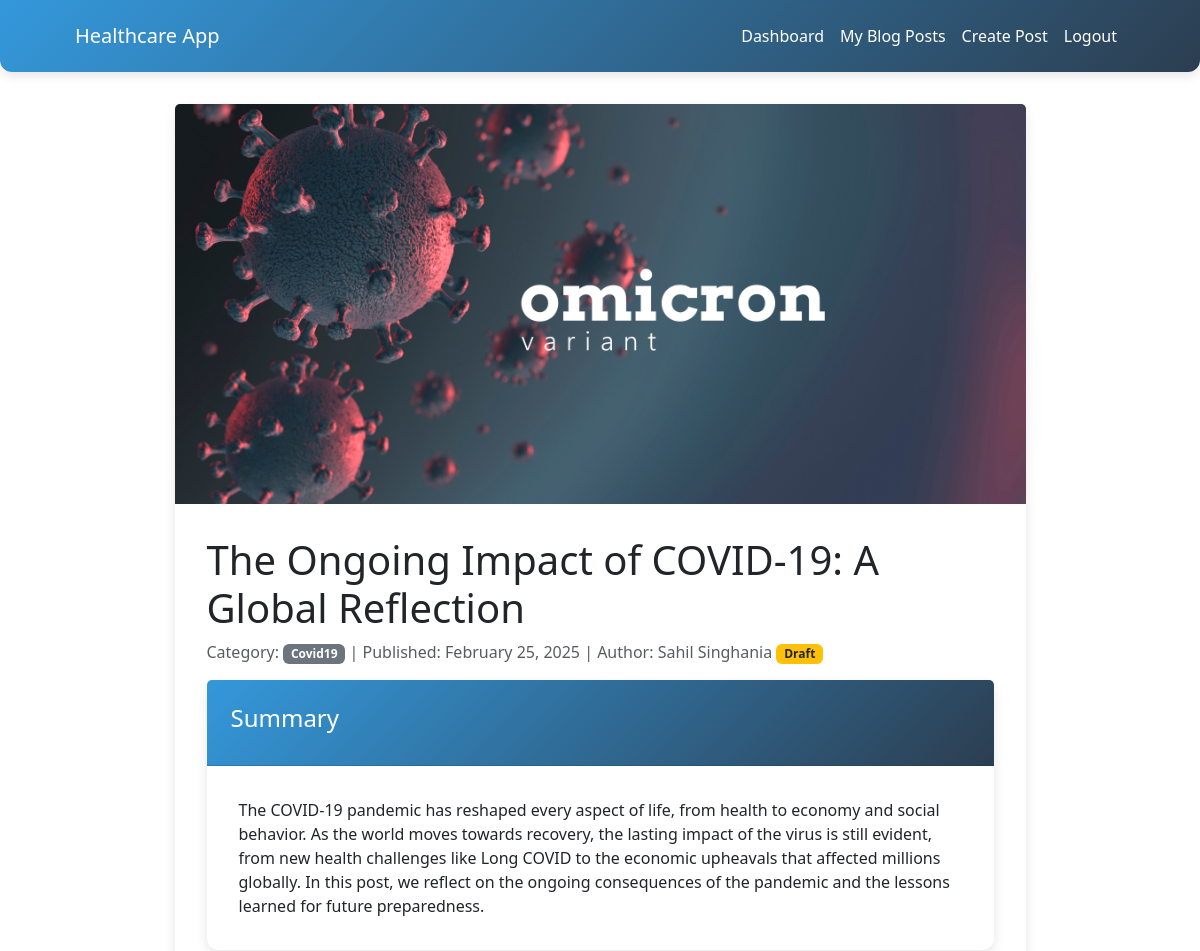
/blog/view/2/ (signed in, upper part), run on an earlier commit of the app's database.
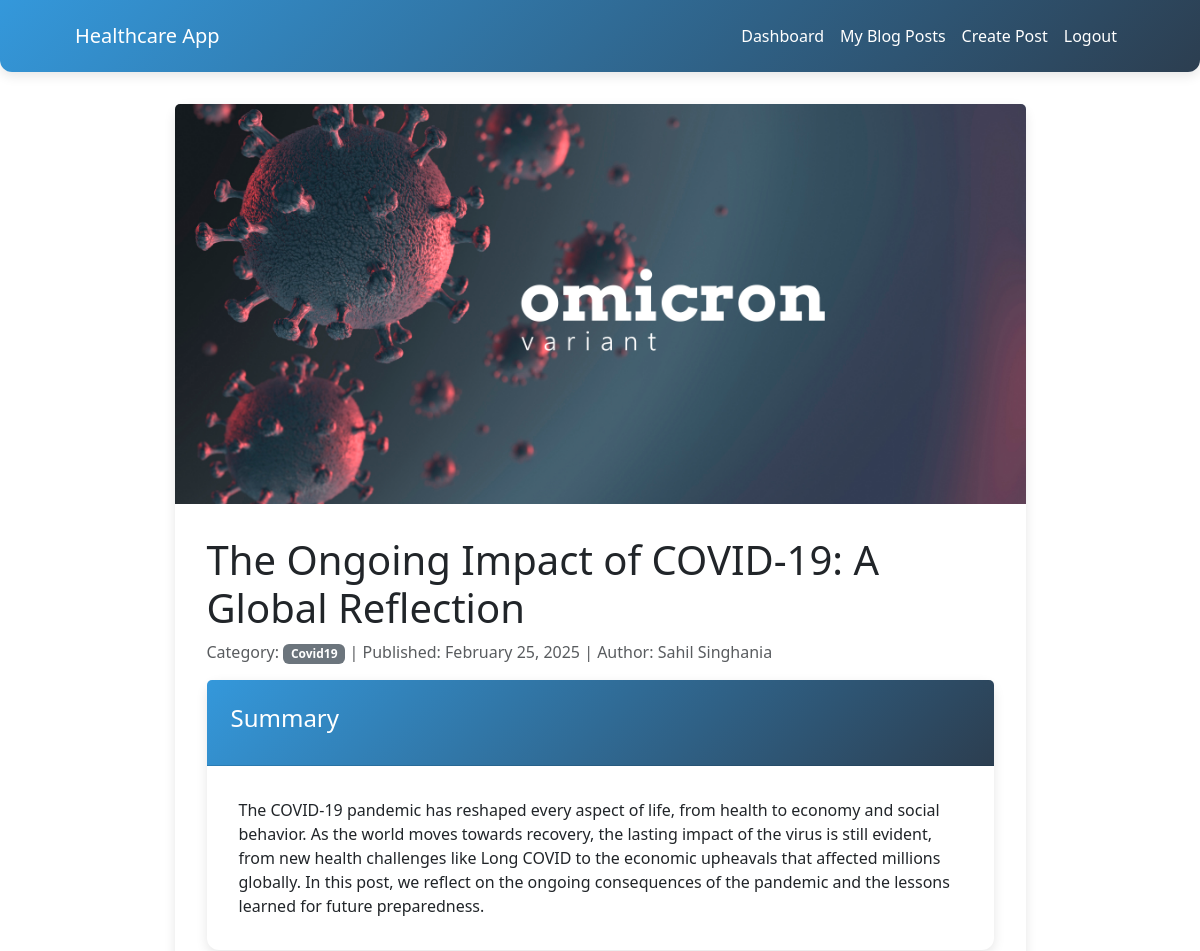
And on a later commit of the database.
### blog/views.py (the view)
# urls.py: path('view/<int:post_id>/', views.view_blog_post, name='view_blog_post'),
@login_required
def view_blog_post(request, post_id):
    post = get_object_or_404(BlogPost, id=post_id)
    if post.is_draft and post.author != request.user:
        return redirect('blog_list')
    return render(request, 'blog/view_post.html', {'post': post})

### blog/templates/blog/view_post.html (shortened to what this page needs)
{% extends 'blog/base.html' %}
{% block content %}
<div class="row" style="max-width: 100%; margin: 2rem auto;">
    <div class="col-md-10 offset-md-1">
        <div class="card mb-4">
            {% if post.image %}
                <img src="{{ post.image.url }}" class="card-img-top" alt="{{ post.title }}" style="max-height: 400px; object-fit: cover;">
            {% endif %}
            <div class="card-body">
                <h1 class="card-title">{{ post.title }}</h1>
                <p class="text-muted">
                    Category: <span class="badge bg-secondary">{{ post.category.name }}</span> |
                    Published: {{ post.created_at|date:"F d, Y" }} |
                    Author: {{ post.author.get_full_name }}
                    {% if post.is_draft %}
                        <span class="badge bg-warning text-dark">Draft</span>
                    {% endif %}
                </p>
                <div class="card mb-4">
                    <div class="card-header">
                        <h4>Summary</h4>
                    </div>
                    <div class="card-body">
                        {{ post.summary }}
                    </div>
                </div>
            </div>
        </div>
    </div>
</div>
{% endblock %}

What changed in the data, as far as the page shows it:
changed BlogPost "The Ongoing Impact of COVID-19: A Global Reflection": is_draft True → False (drawn)
Also different on the page:
text no longer shown: "Draft"
